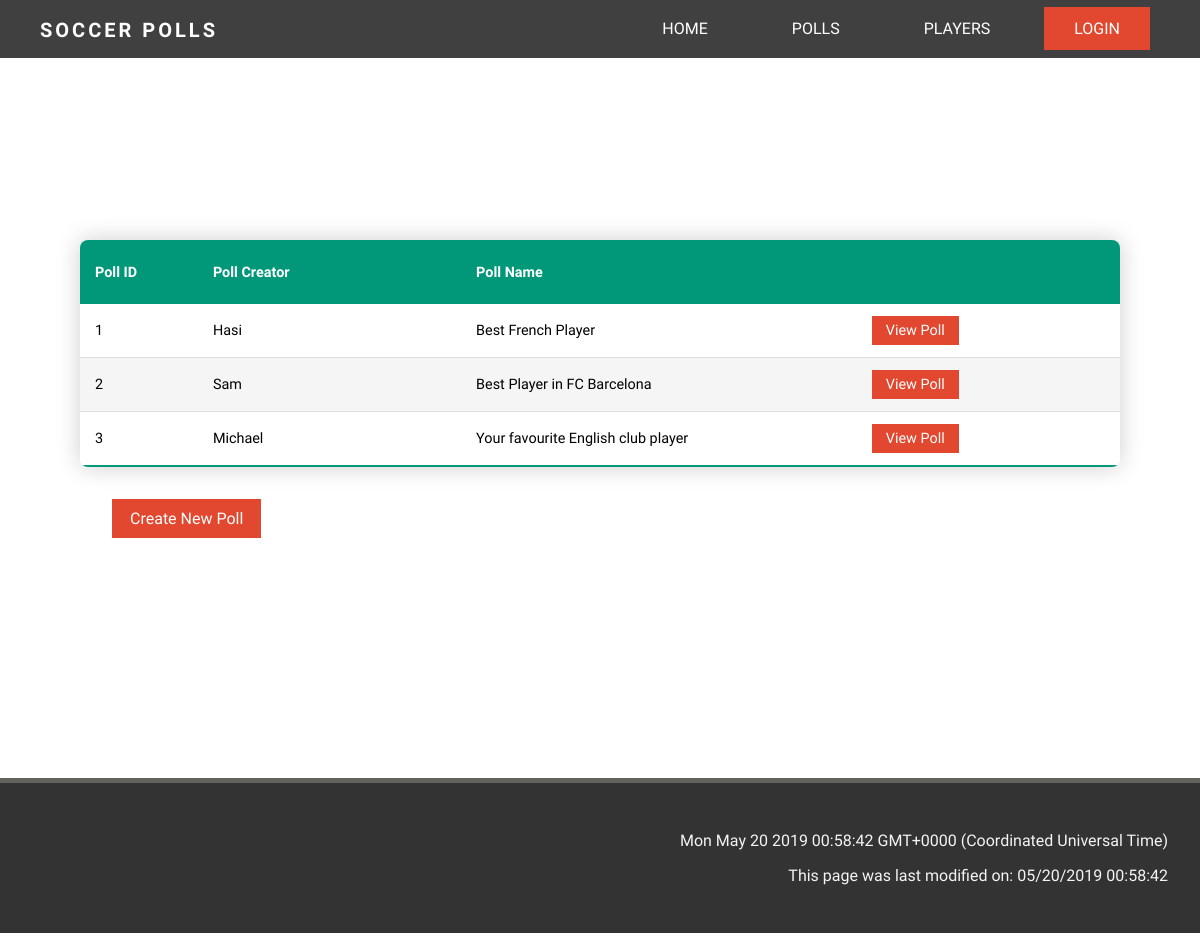
Before: /polllist with the older database file.
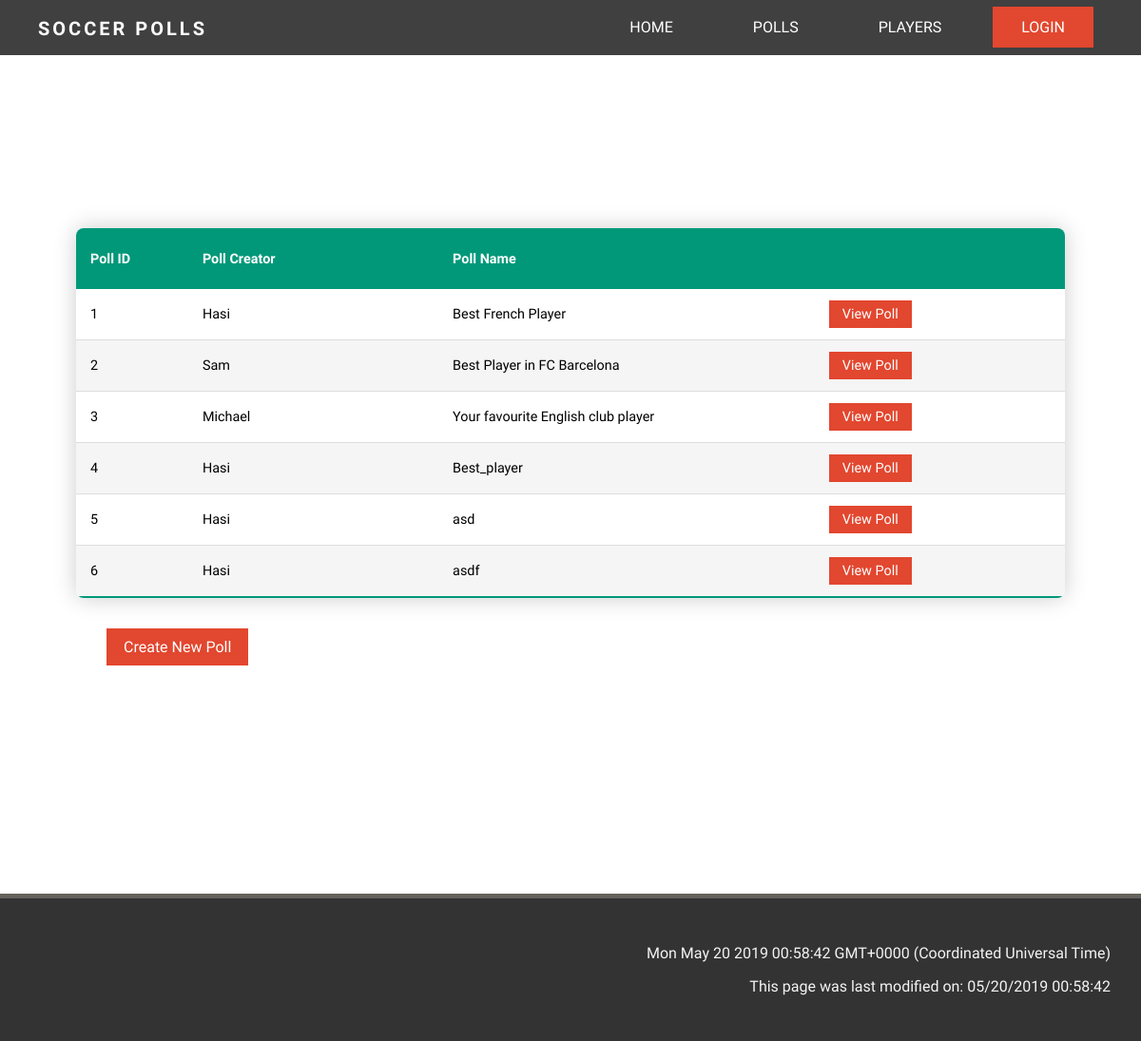
After: the same page with the newer database file.
### app/models.py (models this page shows, shortened)
class Polls(db.Model):
    pollid = db.Column(db.Integer, primary_key=True)
    pollname = db.Column(db.String(64), index=True, unique=False)
    creatorid = db.Column(db.Integer, db.ForeignKey('user.id'))

class User(UserMixin, db.Model):
    id = db.Column(db.Integer, primary_key=True)
    username = db.Column(db.String(64), index=True, unique=True)
    email = db.Column(db.String(120), index=True, unique=True)
    password_hash = db.Column(db.String(128))
    admin = db.Column(db.Boolean, index=False, default=False)
    createdpolls = db.relationship('Polls', backref='creator', lazy='dynamic')
    voter = db.relationship('PollVote', backref='voter', lazy='dynamic')

### app/routes.py (the view)
@app.route('/polllist')
def polllist():
    polls = Polls.query.all()
    return render_template('polllist.html', polllist=polls)

### app/templates/polllist.html (shortened to what this page needs)
<!DOCTYPE html>
<html lang="en">
    <head>
    </head>
{% extends "base2.html" %}
{% block content %}
<div class="table-container">
  <table class="table-content">
    <thead>
      <tr>
        <th>Poll ID</th>
        <th>Poll Creator</th>
        <th>Poll Name</th>
        <th></th>
      </tr>
    </thead>
    <tbody>
      {% for poll in polllist %}
      <tr id=poll.pollid>
        <td>{{ poll.pollid }} </td>
        <td class="fix-size">{{ poll.creator.username }}</td>
        <td class="fix-size">{{ poll.pollname }}</td>
        <td class="fix-size"><a href="{{ url_for('poll', pollid=poll.pollid) }}" class="tablebtn">View Poll </a></td>
      </tr>
      {% endfor %}
  </table>
  <a href="{{ url_for('pollcreate')}}" class="otherbtn">Create New Poll </a>
</div>
{% endblock %}

Changed rows visible on the page:
added Polls: pollid "4", creator.username "Hasi", pollname "Best_player"
added Polls: pollid "5", creator.username "Hasi", pollname "asd"
added Polls: pollid "6", creator.username "Hasi", pollname "asdf"
